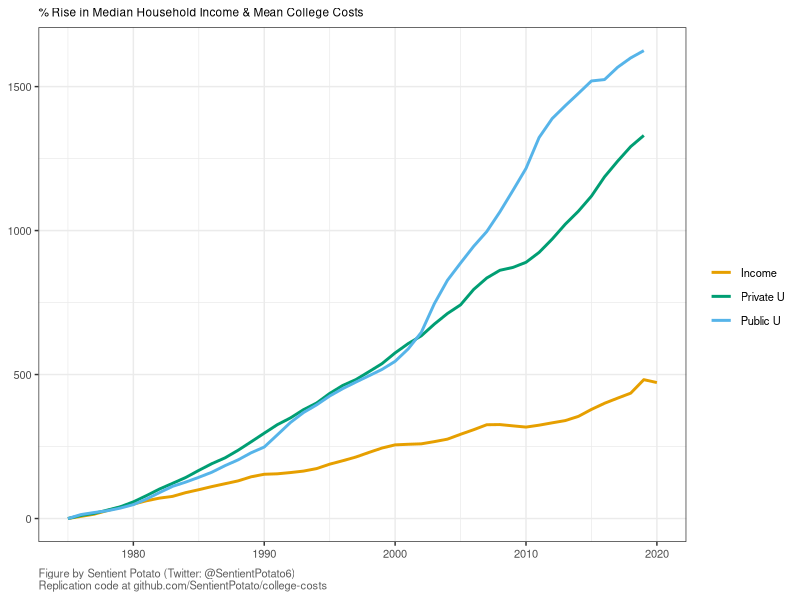

The R script that drew this image:
library(dplyr)
library(tidyr)
library(readr)
library(lubridate)
library(ggplot2)
options(readr.show_col_types = FALSE)
dat = read_csv("median-income.csv") %>%
    left_join(read_csv("college-costs.csv"), by = "Year") %>%
    arrange(Year) %>%
    mutate(
        IncomeIncrease  = 100 * (Income - Income[1]) / Income[1],
        PublicIncrease  = 100 * (Public - Public[1]) / Public[1],
        PrivateIncrease = 100 * (Private - Private[1]) / Private[1]
    ) %>%
    pivot_longer(
        cols = ends_with("Increase"),
        names_to = "Metric",
        values_to = "Increase"
    ) %>%
    mutate(Metric = gsub("Increase", "", Metric)) %>%
    mutate(Metric = ifelse(grepl("Inc", Metric), Metric, paste(Metric, "U")))

ttl = "% Rise in Median Household Income & Mean College Costs"
cap = "Figure by Sentient Potato (Twitter: @SentientPotato6)"
URL = "github.com/SentientPotato/college-costs"
cap = paste(cap, paste0("Replication code at ", URL), sep = "\n")
map = aes(x = Year, y = Increase, color = Metric)
pal = c(Income = "#e69f00", "Public U" = "#56b4e9", "Private U" = "#009e73")
plt = ggplot(data = dat, mapping = map) +
    geom_line(size = 1, na.rm = TRUE) +
    labs(title = ttl, caption = cap) +
    scale_color_manual(values = pal, name = "") +
    theme_bw() +
    theme(
        axis.title = element_blank(),
        plot.title = element_text(size = 8.5),
        legend.text = element_text(size = 8),
        axis.text = element_text(size = 8),
        plot.caption = element_text(color = "#5f5f5f", hjust = 0, size = 8)
    )
ggsave(
    filename = "college-costs.png",
    plot = plt,
    device = "png",
    width = 1200 / 300,
    height = 675 / 300
)
